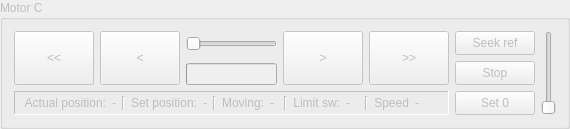
     <widget class="QGroupBox" name="group_c">
      <property name="enabled">
       <bool>false</bool>
      </property>
      <property name="title">
       <string>Motor C</string>
      </property>
      <layout class="QGridLayout" name="gridLayout_3">
       <item row="1" column="0">
        <widget class="QFrame" name="frame_3">
         <property name="frameShape">
          <enum>QFrame::Panel</enum>
         </property>
         <property name="frameShadow">
          <enum>QFrame::Sunken</enum>
         </property>
         <layout class="QHBoxLayout" name="horizontalLayout_17">
          <property name="topMargin">
           <number>4</number>
          </property>
          <property name="bottomMargin">
           <number>4</number>
          </property>
          <item>
           <layout class="QHBoxLayout" name="horizontalLayout_18">
            <item>
             <widget class="QLabel" name="label_a_9">
              <property name="text">
               <string>Actual position:</string>
              </property>
              <property name="alignment">
               <set>Qt::AlignRight|Qt::AlignTrailing|Qt::AlignVCenter</set>
              </property>
             </widget>
            </item>
            <item>
             <widget class="QLabel" name="label_c_pos">
              <property name="text">
               <string>-</string>
              </property>
             </widget>
            </item>
           </layout>
          </item>
          <item>
           <widget class="Line" name="line_7">
            <property name="orientation">
             <enum>Qt::Vertical</enum>
            </property>
           </widget>
          </item>
          <item>
           <layout class="QHBoxLayout" name="horizontalLayout_19">
            <item>
             <widget class="QLabel" name="label_a_10">
              <property name="text">
               <string>Set position:</string>
              </property>
              <property name="alignment">
               <set>Qt::AlignRight|Qt::AlignTrailing|Qt::AlignVCenter</set>
              </property>
             </widget>
            </item>
            <item>
             <widget class="QLabel" name="label_c_setpos">
              <property name="text">
               <string>-</string>
              </property>
             </widget>
            </item>
           </layout>
          </item>
          <item>
           <layout class="QHBoxLayout" name="horizontalLayout_20">
            <item>
             <widget class="Line" name="line_8">
              <property name="orientation">
               <enum>Qt::Vertical</enum>
              </property>
             </widget>
            </item>
            <item>
             <widget class="QLabel" name="label_a_11">
              <property name="text">
               <string>Moving:</string>
              </property>
              <property name="alignment">
               <set>Qt::AlignRight|Qt::AlignTrailing|Qt::AlignVCenter</set>
              </property>
             </widget>
            </item>
            <item>
             <widget class="QLabel" name="label_c_status">
              <property name="text">
               <string>-</string>
              </property>
             </widget>
            </item>
           </layout>
          </item>
          <item>
           <widget class="Line" name="line_9">
            <property name="orientation">
             <enum>Qt::Vertical</enum>
            </property>
           </widget>
          </item>
          <item>
           <layout class="QHBoxLayout" name="horizontalLayout_21">
            <item>
             <widget class="QLabel" name="label_a_12">
              <property name="text">
               <string>Limit sw:</string>
              </property>
              <property name="alignment">
               <set>Qt::AlignRight|Qt::AlignTrailing|Qt::AlignVCenter</set>
              </property>
             </widget>
            </item>
            <item>
             <widget class="QLabel" name="label_c_limitsw">
              <property name="text">
               <string>-</string>
              </property>
             </widget>
            </item>
           </layout>
          </item>
          <item>
           <widget class="Line" name="line_12">
            <property name="orientation">
             <enum>Qt::Vertical</enum>
            </property>
           </widget>
          </item>
          <item>
           <layout class="QHBoxLayout" name="horizontalLayout_24">
            <item>
             <widget class="QLabel" name="label_a_16">
              <property name="text">
               <string>Speed</string>
              </property>
              <property name="alignment">
               <set>Qt::AlignRight|Qt::AlignTrailing|Qt::AlignVCenter</set>
              </property>
             </widget>
            </item>
            <item>
             <widget class="QLabel" name="label_c_speed">
              <property name="text">
               <string>-</string>
              </property>
             </widget>
            </item>
           </layout>
          </item>
         </layout>
        </widget>
       </item>
       <item row="0" column="1" rowspan="2">
        <layout class="QVBoxLayout" name="verticalLayout_6">
         <item>
          <widget class="QPushButton" name="btn_c_seek">
           <property name="sizePolicy">
            <sizepolicy hsizetype="Minimum" vsizetype="Expanding">
             <horstretch>0</horstretch>
             <verstretch>0</verstretch>
            </sizepolicy>
           </property>
           <property name="text">
            <string>Seek ref</string>
           </property>
          </widget>
         </item>
         <item>
          <widget class="QPushButton" name="btn_c_stop">
           <property name="sizePolicy">
            <sizepolicy hsizetype="Minimum" vsizetype="Expanding">
             <horstretch>0</horstretch>
             <verstretch>0</verstretch>
            </sizepolicy>
           </property>
           <property name="text">
            <string>Stop</string>
           </property>
          </widget>
         </item>
         <item>
          <widget class="QPushButton" name="btn_c_0">
           <property name="sizePolicy">
            <sizepolicy hsizetype="Minimum" vsizetype="Expanding">
             <horstretch>0</horstretch>
             <verstretch>0</verstretch>
            </sizepolicy>
           </property>
           <property name="text">
            <string>Set 0</string>
           </property>
          </widget>
         </item>
        </layout>
       </item>
       <item row="0" column="0">
        <layout class="QHBoxLayout" name="horizontalLayout_22">
         <item>
          <widget class="QPushButton" name="btn_c_left">
           <property name="sizePolicy">
            <sizepolicy hsizetype="Minimum" vsizetype="Expanding">
             <horstretch>0</horstretch>
             <verstretch>0</verstretch>
            </sizepolicy>
           </property>
           <property name="text">
            <string>&lt;&lt;</string>
           </property>
           <property name="autoRepeat">
            <bool>true</bool>
           </property>
           <property name="autoRepeatInterval">
            <number>50</number>
           </property>
          </widget>
         </item>
         <item>
          <widget class="QPushButton" name="btn_c_left_fine">
           <property name="sizePolicy">
            <sizepolicy hsizetype="Minimum" vsizetype="Expanding">
             <horstretch>0</horstretch>
             <verstretch>0</verstretch>
            </sizepolicy>
           </property>
           <property name="text">
            <string>&lt;</string>
           </property>
           <property name="autoRepeat">
            <bool>true</bool>
           </property>
           <property name="autoRepeatInterval">
            <number>50</number>
           </property>
          </widget>
         </item>
         <item>
          <layout class="QVBoxLayout" name="verticalLayout_5">
           <item>
            <widget class="QSlider" name="slider_c">
             <property name="sizePolicy">
              <sizepolicy hsizetype="Expanding" vsizetype="Minimum">
               <horstretch>0</horstretch>
               <verstretch>0</verstretch>
              </sizepolicy>
             </property>
             <property name="maximum">
              <number>65535</number>
             </property>
             <property name="orientation">
              <enum>Qt::Horizontal</enum>
             </property>
            </widget>
           </item>
           <item>
            <widget class="QProgressBar" name="progress_c">
             <property name="maximum">
              <number>65535</number>
             </property>
             <property name="value">
              <number>0</number>
             </property>
             <property name="textVisible">
              <bool>false</bool>
             </property>
            </widget>
           </item>
          </layout>
         </item>
         <item>
          <widget class="QPushButton" name="btn_c_right_fine">
           <property name="sizePolicy">
            <sizepolicy hsizetype="Minimum" vsizetype="Expanding">
             <horstretch>0</horstretch>
             <verstretch>0</verstretch>
            </sizepolicy>
           </property>
           <property name="text">
            <string>&gt;</string>
           </property>
           <property name="autoRepeat">
            <bool>true</bool>
           </property>
           <property name="autoRepeatInterval">
            <number>50</number>
           </property>
          </widget>
         </item>
         <item>
          <widget class="QPushButton" name="btn_c_right">
           <property name="sizePolicy">
            <sizepolicy hsizetype="Minimum" vsizetype="Expanding">
             <horstretch>0</horstretch>
             <verstretch>0</verstretch>
            </sizepolicy>
           </property>
           <property name="text">
            <string>&gt;&gt;</string>
           </property>
           <property name="autoRepeat">
            <bool>true</bool>
           </property>
           <property name="autoRepeatInterval">
            <number>50</number>
           </property>
          </widget>
         </item>
        </layout>
       </item>
       <item row="0" column="2" rowspan="2">
        <widget class="QSlider" name="slider_c_speed">
         <property name="orientation">
          <enum>Qt::Vertical</enum>
         </property>
        </widget>
       </item>
      </layout>
      <zorder>frame_3</zorder>
      <zorder></zorder>
      <zorder>slider_c_speed</zorder>
     </widget>
